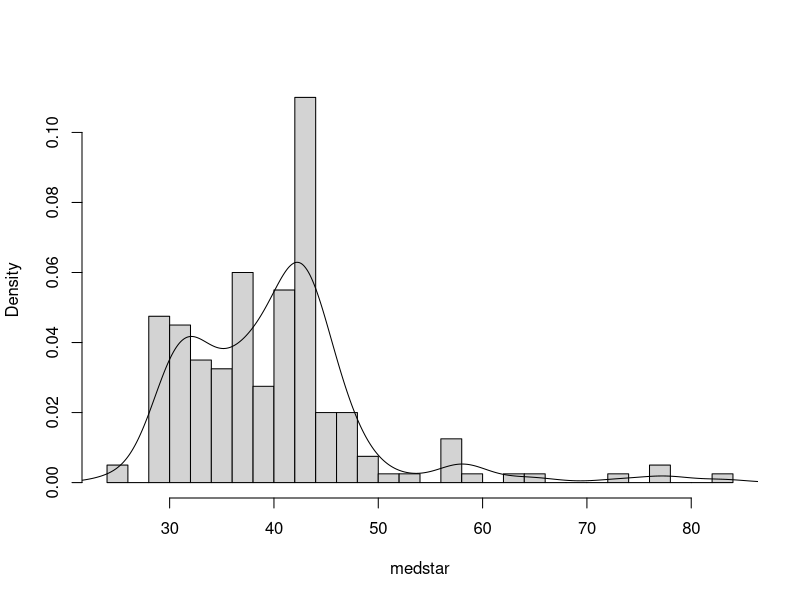

This figure's R source:

set.seed(1)

# bootmed.R
n <- length(islands)     
Iter <- 200
medstar <- rep(0, times = Iter)
for(i in seq.int(Iter)){
  boot.samp <- sample(islands, size = n, replace = TRUE)
  medstar[i] <- median(boot.samp)
}

mean(medstar)
mean(islands)
median(medstar)
median(islands)
sd(medstar)

pdf(file="img/bootmed.pdf")
hist(medstar, breaks = 40, main = "", prob = TRUE)
lines(density(medstar))

dev.off()
